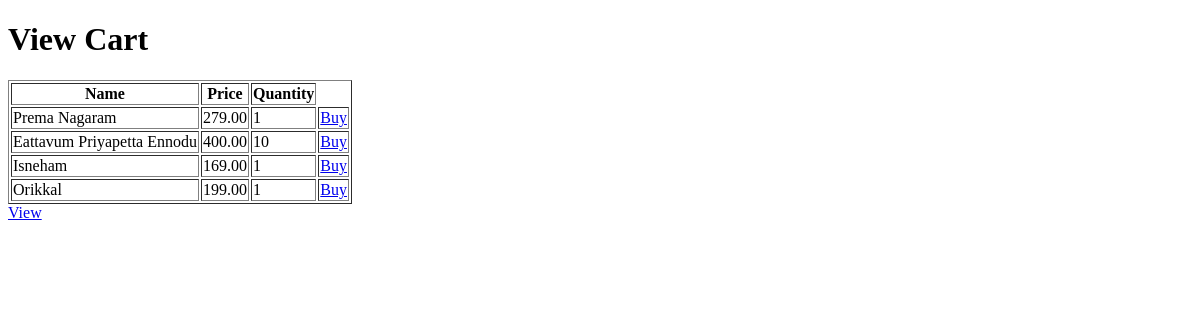
Before: /APP1/cart/ (signed in) with the older database file.
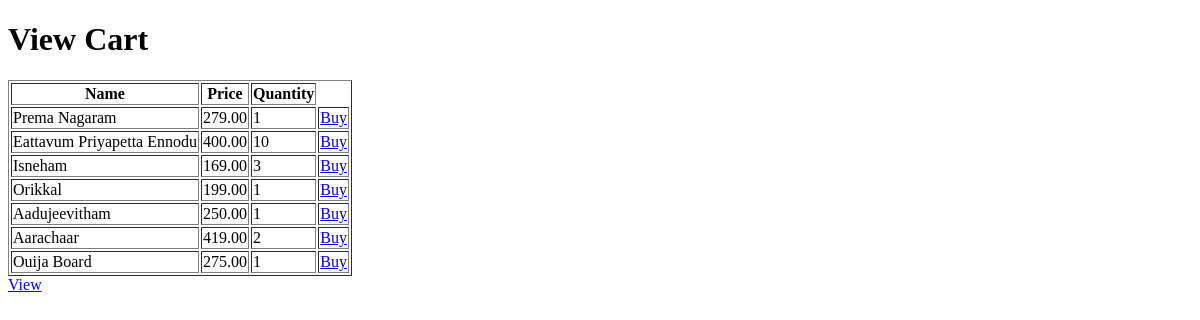
After: the same page with the newer database file.
### APP1/models.py (models this page shows, shortened)
class Cart(models.Model):
    book=models.ForeignKey(Book,on_delete=models.CASCADE)
    user=models.ForeignKey(User,on_delete=models.CASCADE)
    quantity=models.PositiveIntegerField(default=1)

class Book(models.Model):
    name=models.CharField(max_length=100)
    author=models.CharField(max_length=100)
    price=models.DecimalField(max_digits=8,decimal_places=2)
    description=models.TextField()
    cover=models.ImageField(upload_to="covers",null=True,blank=True)

### APP1/views.py (the view)
# urls.py: path("cart/",views.cart,name="cart"),
def cart(request):
    a=Cart.objects.filter(user=request.user)
    return render(request,'APP1/cart.html',{'cart':a})

### APP1/templates/APP1/Cart.html (shortened to what this page needs)
<!DOCTYPE html>
<html lang="en">
<head>
</head>
<body>
    <h1>View Cart</h1>
    <table border="1">
        <tr>
            <th>Name</th>
            <th>Price</th>
            <th>Quantity</th>
        </tr>
        {% for i in cart %}
        <tr>
            <td>{{i.book.name}}</td>
            <td>{{i.book.price}}</td>
            <td>{{i.quantity}}</td>
            <td><a href="{% url 'buy' i.id %}">Buy</a></td>
        </tr>
        {% endfor %}
    </table>
    <a href="{% url 'view' %}">View</a>
</body>
</html>

Changed rows visible on the page:
changed Cart "Isneham": quantity "1" → "3"
added Cart: book.name "Aadujeevitham", book.price "250.00", quantity "1"
added Cart: book.name "Aarachaar", book.price "419.00", quantity "2"
added Cart: book.name "Ouija Board", book.price "275.00", quantity "1"
